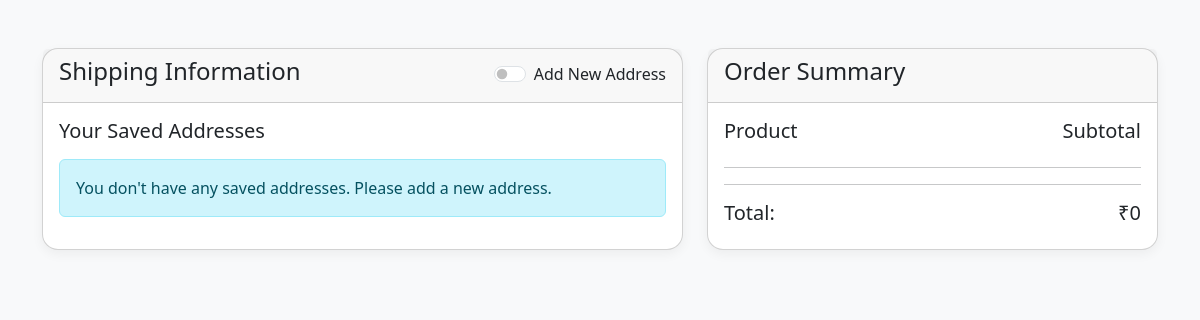
Page /checkout/ (signed in) on the earlier database version.
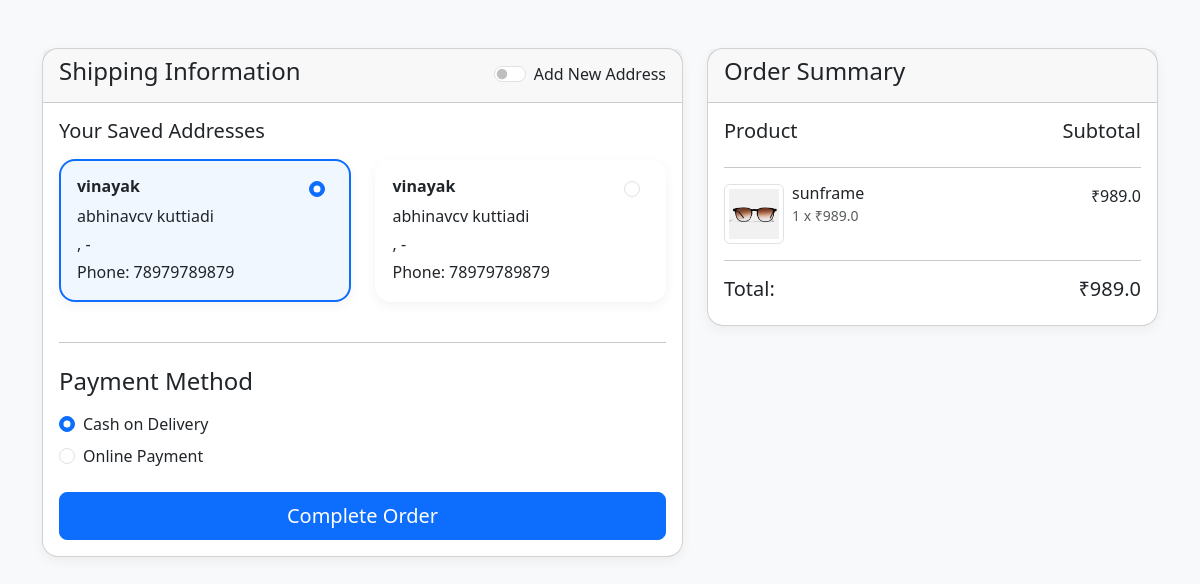
Same page on the later database version.
### glass/models.py (models this page shows)
class Address(models.Model):
    user = models.ForeignKey(User, on_delete=models.CASCADE)
    name=models.CharField(max_length=225)
    address=models.TextField()
    city=models.CharField(max_length=225)
    state=models.CharField(max_length=225)
    pincode=models.CharField(max_length=225)
    phone=models.CharField(max_length=12)

class Cart(models.Model):
    user = models.ForeignKey(User, on_delete=models.CASCADE)
    product= models.ForeignKey(Product, on_delete=models.CASCADE)
    quantity= models.IntegerField()
    totalprice= models.FloatField()

class Product(models.Model):
    name= models.CharField(max_length=250)
    price= models.FloatField()
    color= models.CharField(max_length=250)
    image= models.ImageField(upload_to='product/')
    image1 = models.ImageField(upload_to='path/to/upload/', null=True, blank=True)
    image2 = models.ImageField(upload_to='path/to/upload/', null=True, blank=True)
    image3 = models.ImageField(upload_to='path/to/upload/', null=True, blank=True)
    image4 = models.ImageField(upload_to='path/to/upload/', null=True, blank=True)
    image5 = models.ImageField(upload_to='path/to/upload/', null=True, blank=True)
    description= models.TextField()
    category= models.ForeignKey(category, on_delete=models.CASCADE,null=True)
    gender= models.ForeignKey(Gender, on_delete=models.CASCADE,null=True)
    material= models.ForeignKey(Material, on_delete=models.CASCADE,null=True)
    frameType= models.ForeignKey(FrameType, on_delete=models.CASCADE,null=True)
    frameShape= models.ForeignKey(FrameShape, on_delete=models.CASCADE,null=True)
    frameStyle= models.ForeignKey(FrameStyle, on_delete=models.CASCADE,null=True)

### glass/views.py (the view, shortened to what this page needs)
# urls.py: path('checkout/', views.checkout, name='checkout'),
def checkout(request):
    user = request.user
    cart_items = Cart.objects.filter(user=user)
    total_price = sum(item.totalprice for item in cart_items)
    saved_addresses = Address.objects.filter(user=user)
    return render(request, 'user/checkout.html', {
        'cart_items': cart_items,
        'total_price': total_price,
        'saved_addresses': saved_addresses
    })

### templates/user/checkout.html (shortened to what the changed rows need)
<!DOCTYPE html>
<html lang="en">
{% load static %}
<head>
    <link href="https://cdn.jsdelivr.net/npm/bootstrap@5.3.0/dist/css/bootstrap.min.css" rel="stylesheet">
    <link href="https://unpkg.com/aos@next/dist/aos.css" rel="stylesheet">
</head>
<body>
    {% load static %}
    {% block content %}
    <div class="container my-5">
        <div class="row">
            <div class="col-md-7">
                <div class="card mb-4">
                    <div class="card-body">
                        <div class="saved-addresses-container">
                            <h5 class="mb-3">Your Saved Addresses</h5>
                            {% if saved_addresses %}
                                <form method="POST" id="savedAddressForm">
                                    <div class="row">
                                        {% for address in saved_addresses %}
                                            <div class="col-md-6 mb-3">
                                                <div class="card address-card p-3" data-address-id="{{ address.id }}">
                                                    <div class="d-flex justify-content-between">
                                                        <h6 class="fw-bold">{{ address.name }}</h6>
                                                        <div class="form-check">
                                                            <input class="form-check-input address-radio" type="radio"
                                                                name="address_selection" id="address{{ address.id }}"
                                                                value="{{ address.id }}" {% if forloop.first %}checked{% endif %}>
                                                        </div>
                                                    </div>
                                                    <p class="mb-1">{{ address.address }}</p>
                                                    <p class="mb-1">{{ address.city }}, {{ address.state }} - {{ address.pincode }}</p>
                                                    <p class="mb-0">Phone: {{ address.phone }}</p>
                                                </div>
                                            </div>
                                        {% endfor %}
                                    </div>
                                    <hr class="my-4">
                                    <h4 class="mb-3">Payment Method</h4>
                                    <div class="form-check mb-2">
                                        <input class="form-check-input" type="radio" name="payment_method" id="cod" value="cod" checked>
                                        <label class="form-check-label" for="cod">
                                            Cash on Delivery
                                        </label>
                                    </div>
                                    <div class="form-check mb-4">
                                        <input class="form-check-input" type="radio" name="payment_method" id="online" value="online">
                                        <label class="form-check-label" for="online">
                                            Online Payment
                                        </label>
                                    </div>
                                    <button type="submit" class="btn btn-primary btn-lg w-100">Complete Order</button>
                                </form>
                            {% else %}
                                <div class="alert alert-info">
                                    You don't have any saved addresses. Please add a new address.
                                </div>
                            {% endif %}
                        </div>
                    </div>
                </div>
            </div>
            <div class="col-md-5">
                <div class="card">
                    <div class="card-body">
                        {% for item in cart_items %}
                        <div class="row mb-3">
                            <div class="col-8">
                                <div class="d-flex">
                                    <img src="{{ item.product.image.url }}" alt="{{ item.product.name }}" class="img-thumbnail me-2" style="width: 60px; height: 60px; object-fit: cover;">
                                    <div>
                                        <h6 class="mb-0">{{ item.product.name }}</h6>
                                        <small class="text-muted">{{ item.quantity }} x ₹{{ item.product.price }}</small>
                                    </div>
                                </div>
                            </div>
                            <div class="col-4 text-end">
                                <span>₹{{ item.totalprice }}</span>
                            </div>
                        </div>
                        {% endfor %}
                        <div class="row">
                            <div class="col-4 text-end">
                                <h5>₹{{ total_price }}</h5>
                            </div>
                        </div>
                    </div>
                </div>
            </div>
        </div>
    </div>
    {% endblock content %}
</body>
</html>

Differences in the rows shown:
added Address: name "vinayak", address_selection "☑", address "abhinavcv kuttiadi", phone "78979789879"
added Address: name "vinayak", address "abhinavcv kuttiadi", phone "78979789879"
added Cart: product.image (picture), product.name "sunframe", quantity "1", product.price "989.0", totalprice "989.0"
Other differences:
form field payment_method: (not shown) → "☑ Cash on Delivery"
form field payment_method: (not shown) → "☐ Online Payment"
{{ total_price }}: "0" → "989.0"
text no longer shown: "You don't have any saved addresses. Please add a new address."
text now shown: "Payment Method Cash on Delivery Online Payment Complete Order"
